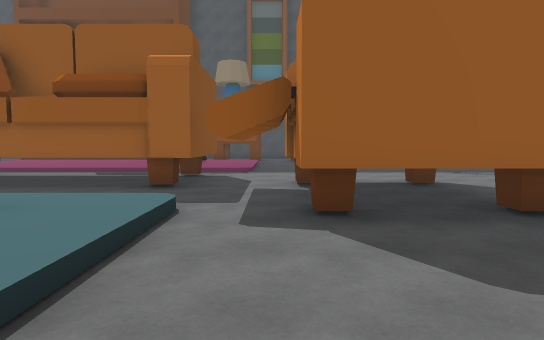
[1] (above)

24 first-person views from a walk through a Unity game level. The camera is 1.5 m above the floor, tilts 4° down and sees 75° across. The floor is counted in squares, 2 m on a side. Each view is taken from the middle of a square. On the plan, view 1 faces up. The plan holds only what a view shows up to about 11 squares ahead; the rest is blank. The place goes on beyond the plan. The player is left out.

[2]
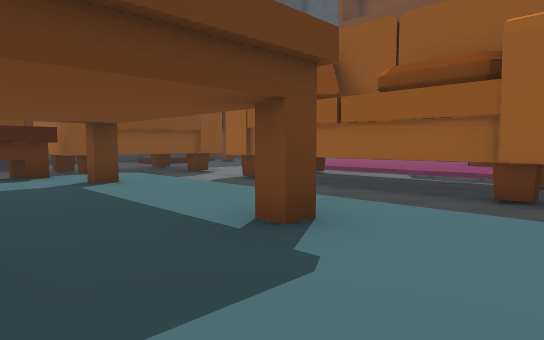

[3]
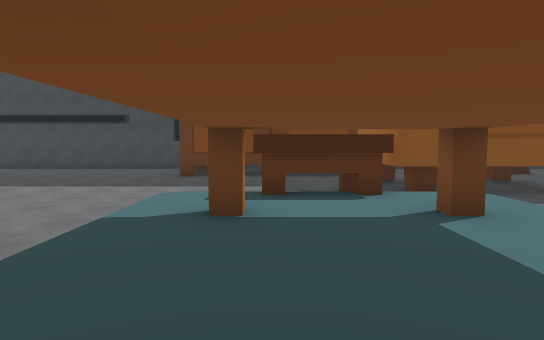

[4]
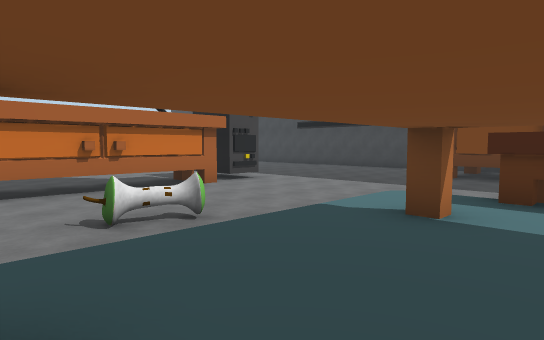

[5]
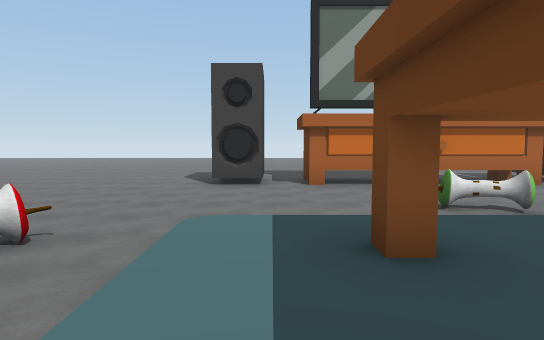

[6]
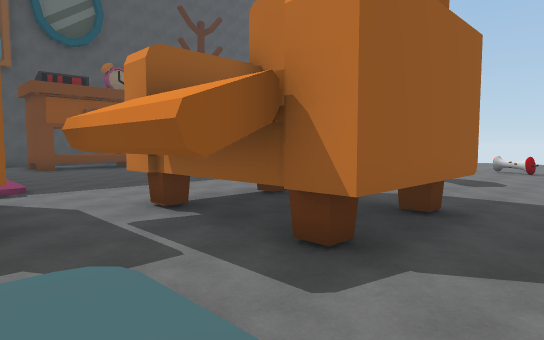

[7]
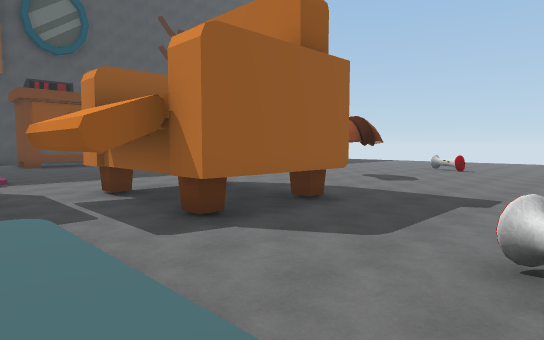

[8]
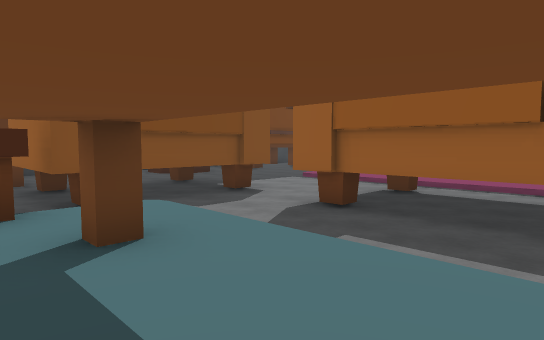

[9]
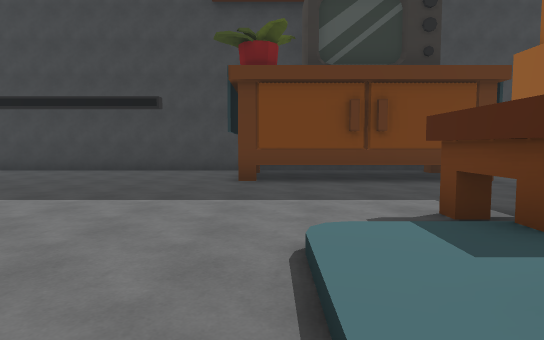

[10]
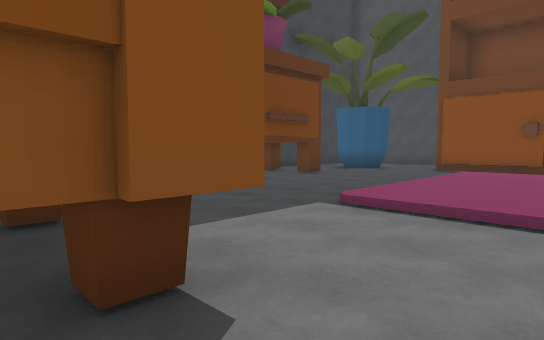

[11]
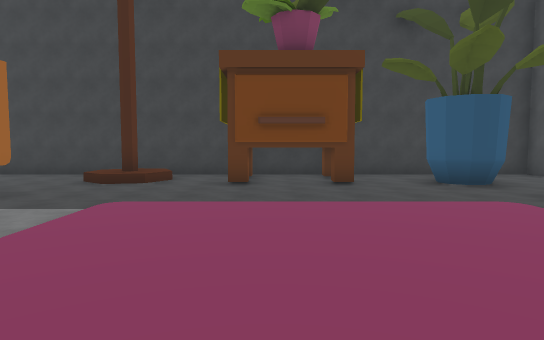

[12]
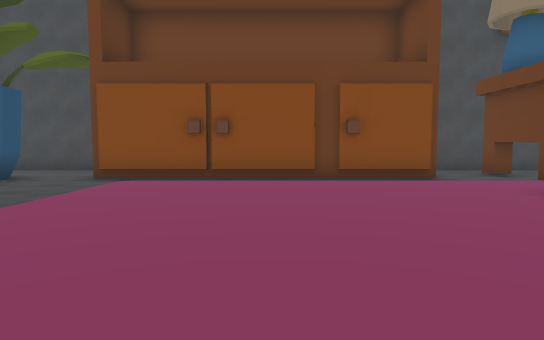

[13]
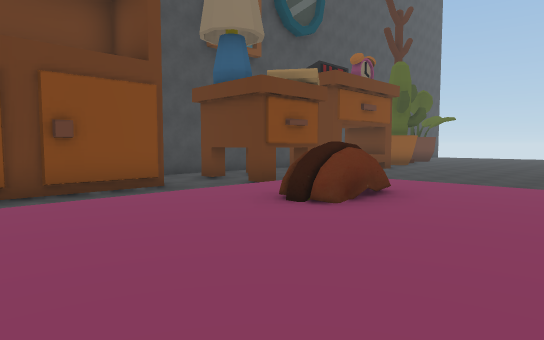

[14]
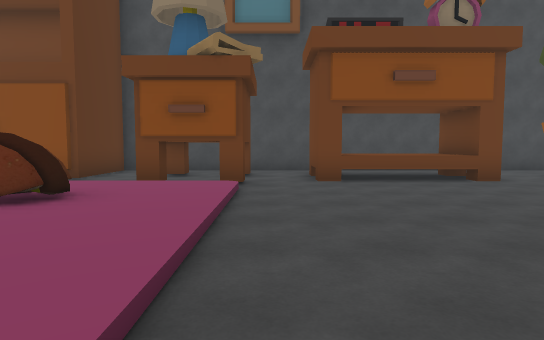

[15]
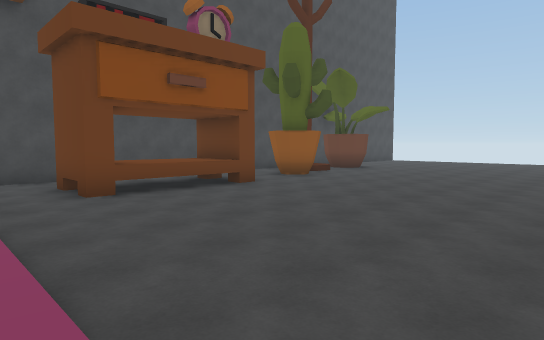

[16]
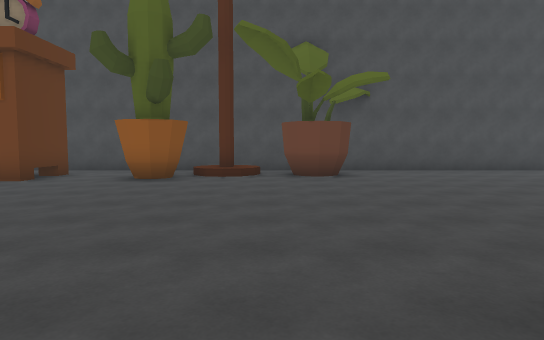

[17]
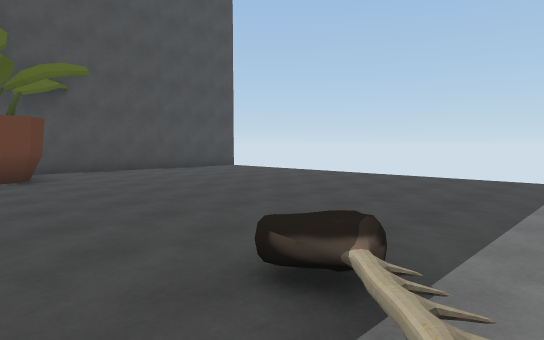

[18]
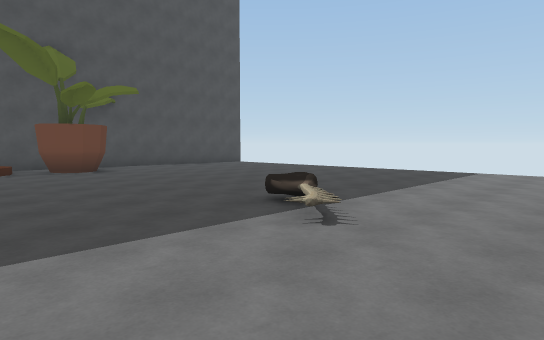

[19]
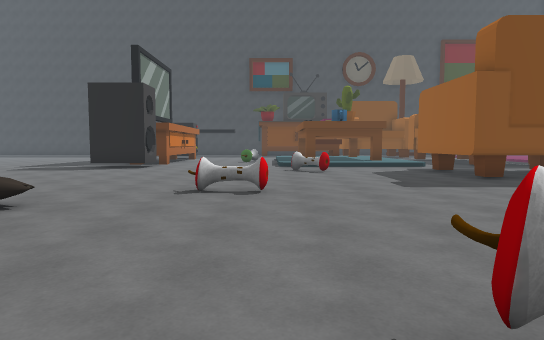

[20]
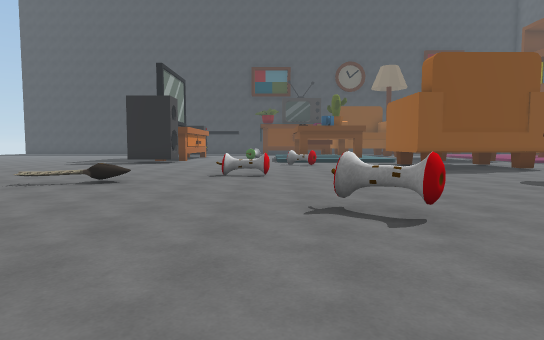

[21]
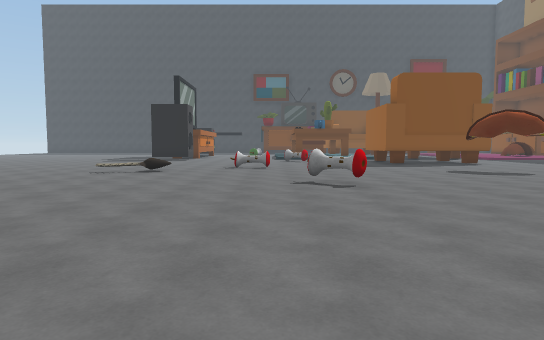

[22]
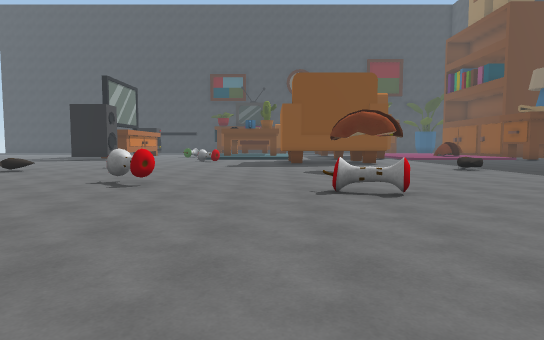

[23]
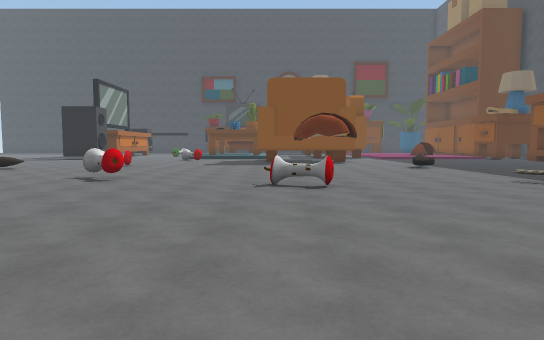

[24]
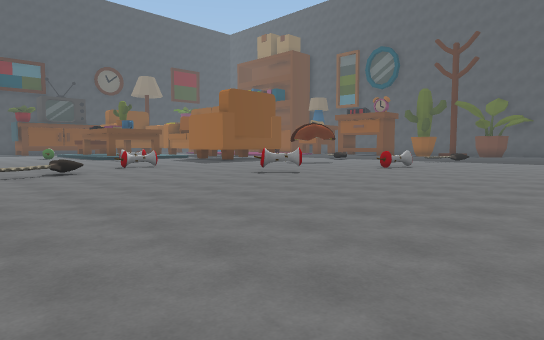

### Floor plan
Key: @ floor where view 1 was taken; # wall or solid block; x gap in a wall; . main floor; : floor 0.25 m higher than the main floor; + floor 0.5 m higher than the main floor; / step, stairs or slope; ^ raised ledge; T thing the floor can be seen under or through; O other object.
Columns run from 17 left of view 1 to 18 right of it. Each row starts with its distance up from view 1.
 20 #####       ########################
 19 #....       #.......................
 18 #....       #..##.#^^^....#.#......
 17 #  #.########..##.#^^^..#..........
 16 #.##...   .....##...................
 15 #......//////////...................
 14 #......::::::::::...................
 13 ####...::::::OO::...................
 12    #...::::::::::...................
 11 ####...::::::::::...................
 10 #......//////////............O......
  9 #/+/......#    #.......O............
  8 # #/......     ^....................
  7 #....T T..^^^^^^..# T............
  6 #....  ^.........#  T.............
  5 #....  ^.........#  T..............
  4 #....#^#.:::::::/.#^T.......O.......
  3 ####.....:#:::#:/..................
  2    #...OO:::::::/.................
  1    #...OO:::::::/.................
  0    #.....:#:::#:/@O........O......
 -1 ####.....///////...................
 -2 #...........O.........O...........
 -3 #..................................
 -4 #..................................
 -5 #........TTTTTT.........O..........
 -6 #..... .#T    T.#..................
 -7 #....    .......x..........   .....

Where each view was taken, in squares from view 1:
view 1: 0 up, 0 right, facing up
view 2: 1 up, 1 left, facing up-left
view 3: 1 up, 3 left, facing left
view 4: 2 up, 3 left, facing down-left
view 5: 3 up, 2 left, facing down
view 6: 2 up, 2 left, facing up-right
view 7: 0 up, 2 left, facing up-right
view 8: 2 up, 4 left, facing up-left
view 9: 1 down, 6 left, facing left
view 10: 6 up, 8 left, facing up-left
view 11: 12 up, 6 left, facing left
view 12: 9 up, 8 left, facing up
view 13: 10 up, 8 left, facing up-right
view 14: 9 up, 0 right, facing up
view 15: 10 up, 1 left, facing up-right
view 16: 9 up, 10 right, facing up
view 17: 9 up, 10 right, facing up-right
view 18: 7 up, 8 right, facing up-right
view 19: 1 down, 11 right, facing left
view 20: 1 down, 14 right, facing left
view 21: 1 down, 17 right, facing left
view 22: 3 up, 17 right, facing left
view 23: 4 up, 18 right, facing left
view 24: 7 down, 17 right, facing up-left
